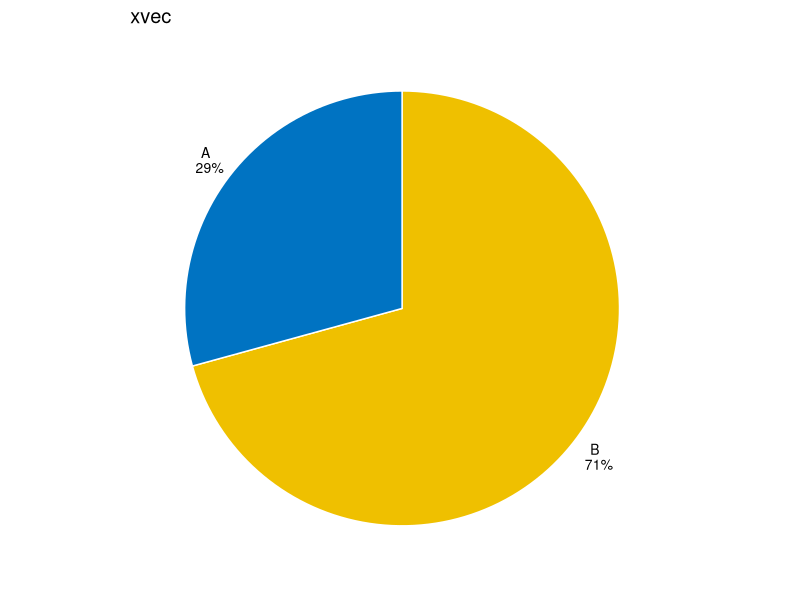

Reproduce this figure in R.
# try(source("~/GitHub/Packages/ggExpressDev/ggExpress.functions.R"), silent = T)

require(ggpubr)
require(cowplot)

# ------------------------------------------------------------------------------------------------
# percentage_formatter ------------------------------------------------------------------------------------------------
#' percentage_formatter
#'
#' Parse a string of 0-100% from a number between 0 and 1.
#' @param x A vector of numbers between 0-1.
#' @param digitz Number of digits to keep. 3 by default.
#' @export
#' @examples percentage_formatter (x = 4.2822212, digitz = 3)

percentage_formatter <- function(x, digitz = 3) {
  a = paste(100 * signif(x, digitz), "%", sep = " ")
  a[a == "NaN %"] = NaN
  a[a == "NA %"] = NA
  return(a)
}

# ------------------------------------------------------------------------------------------------
kpp <- function(...) { paste(..., sep = '.', collapse = '.') }

# qqSave ------------------------------------------------------------------------------------------------
qqSave <- function(ggobj, ext =c("png", "pdf")[2], w =4, h = w
                   , page = c(F, "A4p", "A4l", "A5p", "A5l")[1]
                   , title = F, fname = F, ...) {
  if(isFALSE(title)) title = substitute(ggobj)
  if(isFALSE(fname)) fname <- kpp(title, ext)
  if(!isFALSE(page)) {
    wA4 <-8.27
    hA4 <- 11.69
    if ( page == "A4p" ) { w = wA4; h = hA4}
    if ( page == "A4l" ) { w = hA4; h = wA4}
    if ( page == "A5p" ) { w = wA4/2; h = hA4/2}
    if ( page == "A5l" ) { w = hA4/2; h = wA4/2}
  }
  print(paste0(getwd(),"/", fname))
  cowplot::save_plot(plot = ggobj, filename = fname, base_height = w, base_width = h, ...)
}
# qqSave(ggobj = qplot(12))


# qqqCovert.named.vec2tbl ------------------------------------------------------------------------------------------------
qqqCovert.named.vec2tbl <- function(namedVec=1:14) { # Convert a named vector to a 2 column tibble (data frame) with 2 columns: value, name.
  df <- tibble::as.tibble(cbind("value" = namedVec))
  nm <- names(namedVec)
  df$"names" <- if(!is.null(nm)) nm else rep(".", length(namedVec))
  df
}
# qqqCovert.named.vec2tbl(namedVec = c("A"=2, "B"=29) )

# ------------------------------------------------------------------------------------------------
qhistogram <-  function(vec, ext = "pdf", xlab = F, vline = F, plot = TRUE, ...) {
  plotname <- as.character(substitute(vec))
  if(isFALSE(xlab)) xlab = plotname
  df <- qqqCovert.named.vec2tbl(namedVec = vec)
  p <- gghistogram(data = df, x = "value"
                , title = plotname, xlab = xlab
                , add = "median"
                , color = "names", fill = "names"
                , palette = 'jco', ...
  ) +
  if (length(unique(df$"names")) == 1) theme(legend.position = "none")
  if (vline) p <- p + geom_vline(xintercept = vline)
  fname = kpp(plotname, "hist",  ext)
  qqSave(ggobj = p, title = plotname, fname = fname)
  if (plot) p
}
# qhistogram(weight2, vline = 60)
# qhistogram(weight)



# ------------------------------------------------------------------------------------------------
qdensity <- function(vec, ext = "pdf", xlab = F, plot = TRUE, ...) {
  plotname <- as.character(substitute(vec))
  if(isFALSE(xlab)) xlab = plotname
  df <- qqqCovert.named.vec2tbl(namedVec = vec)

  p <- ggdensity(data = df, x = "value" # , y = "..count.."
                 , title = plotname, xlab = xlab
                 , add = "median", rug = TRUE
                 , color = "names", fill = "names"
                 , palette = 'jco', ...
  ) +
    if (length(unique(df$"names")) == 1) theme(legend.position = "none")
  fname = kpp(plotname, "dens",  ext)
  qqSave(ggobj = p, title = plotname, fname = fname)
  if (plot) p
}
# qdensity(weight)
# qdensity(weight2)


# ------------------------------------------------------------------------------------------------
qbarplot <- function(vec, ext = "pdf", xlab = F, hline = F, plot = TRUE, ...) {
  plotname <- as.character(substitute(vec))
  if(isFALSE(xlab)) xlab = plotname
  df <- qqqCovert.named.vec2tbl(namedVec = vec)
  if (length(unique(df$"names")) == 1) df$"names" <- as.character(1:length(vec))
  p <- ggbarplot(data = df, x = "names", y = "value"
                 , title = plotname, xlab = xlab
                 , color = "#EFC000FF", fill = "#EFC000FF"
                 , palette = 'jco', ...
  ) + grids(axis ='y') +
    theme(legend.position = "none")
  if (hline) p <- p + geom_hline(yintercept = hline)
  fname = kpp(plotname, "bar",  ext)
  qqSave(ggobj = p, title = plotname, fname = fname)
  if (plot) p
}
# weight3 <- weight2[1:12]
# qbarplot(weight2)
#
# qbarplot(weight3)
# get_palette("jco", k=1)

# ------------------------------------------------------------------------------------------------
# qpie ------------------------------------------------------------------------------------------------
qpie <- function(vec, ext = "pdf", plot = TRUE, pcdigits = 2, ...) {
  plotname <- as.character(substitute(vec))
  df <- qqqCovert.named.vec2tbl(namedVec = vec)
  if (length(unique(df$"names")) == 1) df$"names" <- as.character(1:length(vec))
  pcX <- df$"value" / sum(df$"value")
  labsx <- paste(100 * signif(pcX, pcdigits), "%", sep = "")
  labs <- paste(df$names, "\n", labsx)

  p <- ggpubr::ggpie(data = df, x = "value", label = labs
                     , fill = "names", color = "white",
                     , title = plotname,
                     palette = 'jco'
  ) + theme(legend.position = "none")
  fname = kpp(plotname, "pie",  ext)
  qqSave(ggobj = p, title = plotname, fname = fname)
  if (plot) p
}
xvec <- c("A"=12, "B"=29); qpie(vec = xvec)


# qscatter ------------------------------------------------------------------------------------------------
qscatter <- function(tbl_X_Y_Col_etc, ext = "pdf", suffix = ""
                     , hline = F, vline = F, plot = TRUE, width = 7, height =  width
                     , ...) {

  plotname <- kpp(as.character(substitute(tbl_X_Y_Col_etc)), suffix)
  vars <- colnames(tbl_X_Y_Col_etc)

  df <- tbl_X_Y_Col_etc

  p <- ggscatter(data = df, x = vars[1], y = vars[2], color = vars[3]
                 , title = plotname, ...) +
    grids(axis ='xy')
  if (hline) p <- p + geom_hline(yintercept = hline)
  if (vline) p <- p + geom_hline(xintercept = vline)
  fname = kpp(plotname, "scatter",  ext)
  qqSave(ggobj = p, title = plotname, fname = fname, w = width, h = height)
  if (plot) p
}
# qscatter(tbl_X_Y_Col_etc = Jaccard.vs.CellCount, suffix = "Star"
#          , ellipse = F, mean.point = TRUE, star.plot = TRUE)


# ------------------------------------------------------------------------------------------------
# ------------------------------------------------------------------------------------------------
# ------------------------------------------------------------------------------------------------
# ------------------------------------------------------------------------------------------------
## -------------------------------------------------------------------------------------------------



# ------------------------------------------------------------------------
# ------------------------------------------------------------------------

# ------------------------------------------------------------------------------------------------
# ------------------------------------------------------------------------------------------------
# ------------------------------------------------------------------------------------------------
# ------------------------------------------------------------------------------------------------



# iprint <- function (...) {
#   argument_list <- c(...)
#   print(paste(argument_list, collapse = " "))
# }
